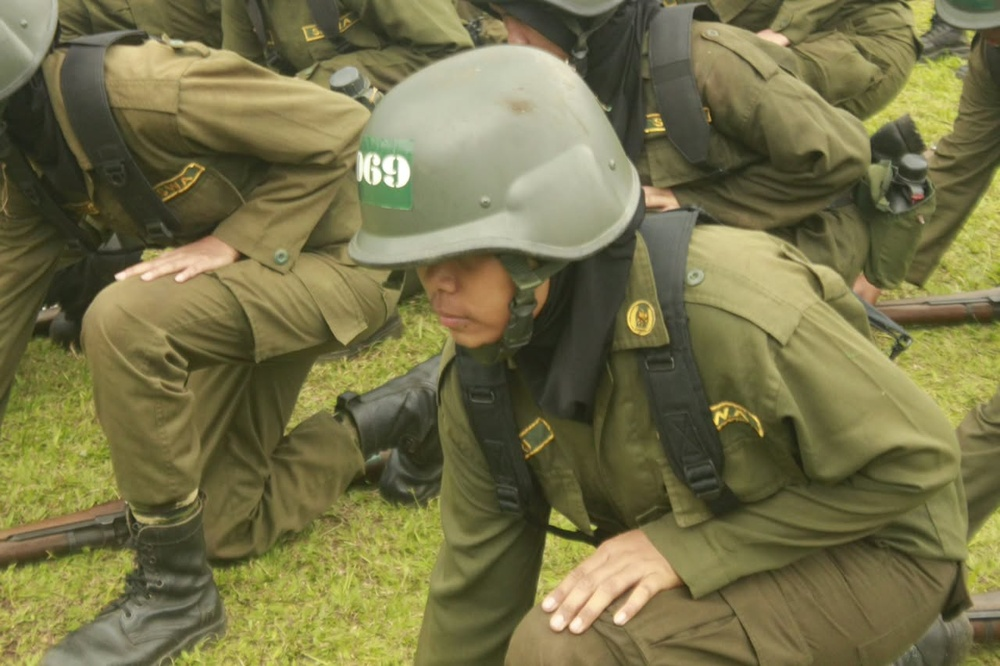
#> input picture Tugas5PCD_Sulastri Syamsudin/menwa.jpeg, 1000 x 666 px, shrunk from 1280 x 853 before the run
$ python pengolahan_filter_spasial.py
#> lines starting #> are read from the running program, lines starting #| are printed output that depends on the picture

import cv2
import numpy as np
import matplotlib.pyplot as plt

# ==========================================
# 1. MEMBACA CITRA ASLI
# ==========================================

nama_file = "menwa.jpeg"

citra = cv2.imread(nama_file)
#> citra is the input picture: shape (666, 1000, 3); mean B, G, R 73.6, 114.2, 118.6

if citra is None:
    print("Gambar tidak ditemukan!")
    print("Periksa nama dan lokasi file gambar.")
    exit()

# Mengubah BGR menjadi RGB agar warna tampil benar
citra_rgb = cv2.cvtColor(citra, cv2.COLOR_BGR2RGB)


# ==========================================
# 2. MEAN FILTER
# ==========================================

mean_3x3 = cv2.blur(citra, (3, 3))
mean_5x5 = cv2.blur(citra, (5, 5))


# ==========================================
# 3. GAUSSIAN FILTER
# ==========================================

gaussian_3x3 = cv2.GaussianBlur(citra, (3, 3), 0)
gaussian_5x5 = cv2.GaussianBlur(citra, (5, 5), 0)


# ==========================================
# 4. MEDIAN FILTER
# ==========================================

median_3x3 = cv2.medianBlur(citra, 3)
median_5x5 = cv2.medianBlur(citra, 5)


# ==========================================
# 5. SHARPENING FILTER
# ==========================================

kernel_sharpening = np.array([
    [ 0, -1,  0],
    [-1,  5, -1],
    [ 0, -1,  0]
])

sharpening = cv2.filter2D(
    citra, -1, kernel_sharpening
)


# ==========================================
# 6. DAFTAR HASIL DAN PENJELASAN
# ==========================================

judul = [
    "CITRA ASLI",
    "MEAN FILTER 3x3",
    "MEAN FILTER 5x5",
    "GAUSSIAN FILTER 3x3",
    "GAUSSIAN FILTER 5x5",
    "MEDIAN FILTER 3x3",
    "MEDIAN FILTER 5x5",
    "SHARPENING"
]

penjelasan = [
    "Gambar asli sebelum proses filtering.",
    "Mengurangi noise dengan rata-rata 3x3.",
    "Penghalusan lebih kuat menggunakan 5x5.",
    "Menghaluskan citra dengan Gaussian 3x3.",
    "Gaussian 5x5 memberikan blur lebih kuat.",
    "Mengurangi noise dengan nilai median 3x3.",
    "Menghilangkan noise lebih kuat dengan 5x5.",
    "Mempertegas tepi dan detail objek."
]

hasil = [
    citra_rgb,
    cv2.cvtColor(mean_3x3, cv2.COLOR_BGR2RGB),
    cv2.cvtColor(mean_5x5, cv2.COLOR_BGR2RGB),
    cv2.cvtColor(gaussian_3x3, cv2.COLOR_BGR2RGB),
    cv2.cvtColor(gaussian_5x5, cv2.COLOR_BGR2RGB),
    cv2.cvtColor(median_3x3, cv2.COLOR_BGR2RGB),
    cv2.cvtColor(median_5x5, cv2.COLOR_BGR2RGB),
    cv2.cvtColor(sharpening, cv2.COLOR_BGR2RGB)
]


# ==========================================
# 7. MENAMPILKAN HASIL FILTER
# ==========================================

fig, axes = plt.subplots(2, 4, figsize=(18, 10))

fig.suptitle(
    "PERBANDINGAN HASIL FILTER SPASIAL",
    fontsize=19,
    fontweight="bold",
    y=0.98
)

for i, ax in enumerate(axes.flat):

    ax.imshow(hasil[i])

    ax.set_title(
        judul[i],
        fontsize=12,
        fontweight="bold",
        pad=10
    )

    ax.text(
        0.5, -0.10,
        penjelasan[i],
        transform=ax.transAxes,
        fontsize=9,
        ha="center",
        va="top",
        wrap=True
    )

    ax.axis("off")

plt.subplots_adjust(
    left=0.03,
    right=0.97,
    top=0.88,
    bottom=0.12,
    wspace=0.12,
    hspace=0.35
)

# Menyimpan gambar hasil
plt.savefig(
    "hasil_filter_spasial_berwarna.png",
    dpi=300,
    bbox_inches="tight"
)
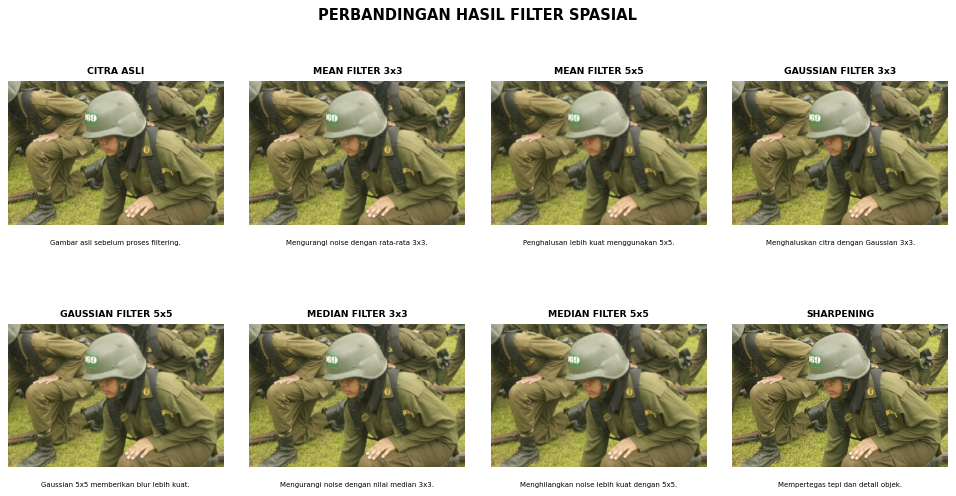
#> figure drawn by matplotlib, 8 panels

plt.show()


# ==========================================
# 8. ANALISIS NILAI INTENSITAS
# ==========================================

print("\n==========================================")
print("ANALISIS NILAI INTENSITAS CITRA")
print("==========================================")

daftar_hasil = {
    "Citra Asli": citra,
    "Mean Filter 3x3": mean_3x3,
    "Mean Filter 5x5": mean_5x5,
    "Gaussian Filter 3x3": gaussian_3x3,
    "Gaussian Filter 5x5": gaussian_5x5,
    "Median Filter 3x3": median_3x3,
    "Median Filter 5x5": median_5x5,
    "Sharpening": sharpening
}

for nama, gambar in daftar_hasil.items():

    # Mengubah ke grayscale untuk analisis intensitas
    gray = cv2.cvtColor(
        gambar, cv2.COLOR_BGR2GRAY
    )

    print("\n", nama)
    print("Intensitas minimum :", np.min(gray))
    print("Intensitas maksimum:", np.max(gray))
    print("Rata-rata intensitas:", round(np.mean(gray), 2))
    print("Standar deviasi     :", round(np.std(gray), 2))
#> this loop made 8 passes
#> nama on passes 1 to 8: 'Citra Asli', 'Mean Filter 3x3', 'Mean Filter 5x5', 'Gaussian Filter 3x3', 'Gaussian Filter 5x5', 'Median Filter 3x3', 'Median Filter 5x5', 'Sharpening'
#> (printed output is left out)
#> pass 1, `gray = cv2.cvtColor( gambar, cv2.COLOR_BGR2GRAY )`:
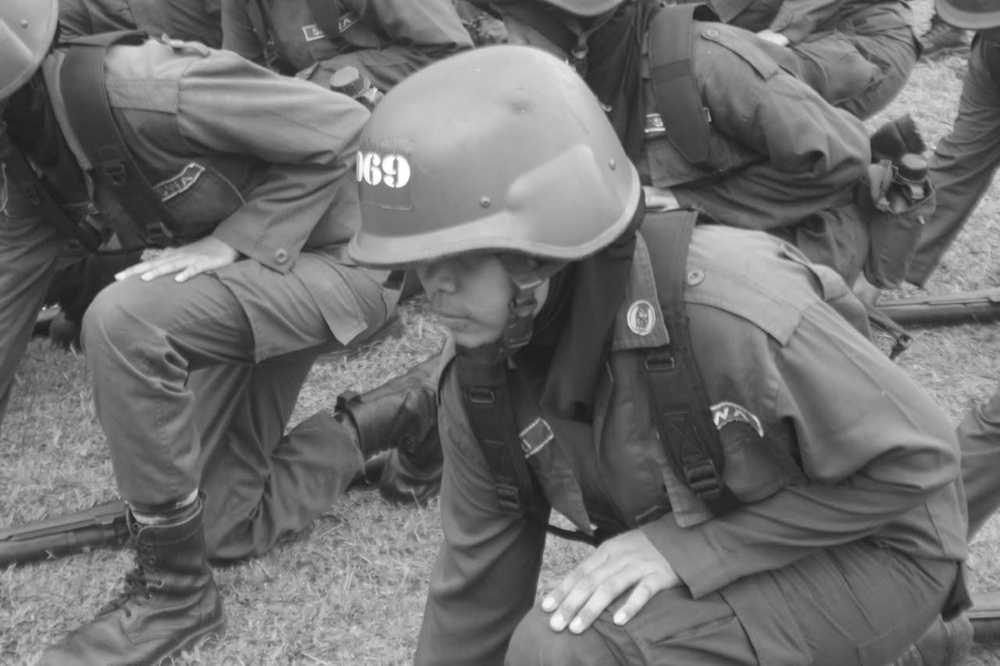
#> gray: shape (666, 1000); min 27, max 255, mean 110.9

print("\n==========================================")
print("PENGOLAHAN CITRA SELESAI")
print("==========================================")
print("File hasil: hasil_filter_spasial_berwarna.png")

$ run again, with Tugas5PCD_Sulastri Syamsudin/hasil_filter_spasial.png saved as Tugas5PCD_Sulastri Syamsudin/menwa.jpeg
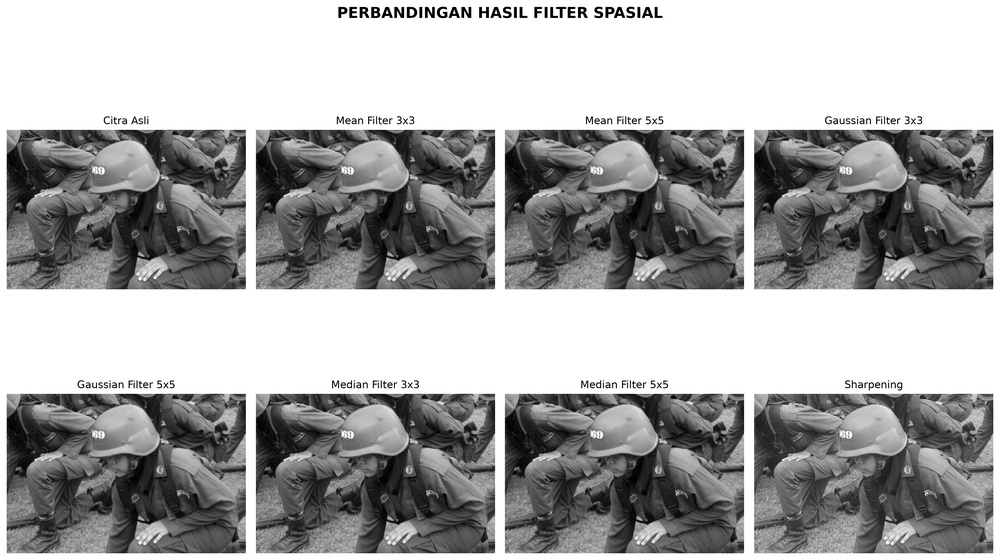
#> input picture Tugas5PCD_Sulastri Syamsudin/hasil_filter_spasial.png, 1000 x 560 px, shrunk from 4470 x 2501 before the run
#> citra is the input picture: shape (560, 1000, 3); min 0, max 255, mean 166.3
#> `mean_5x5 = cv2.blur(citra, (5, 5))`:
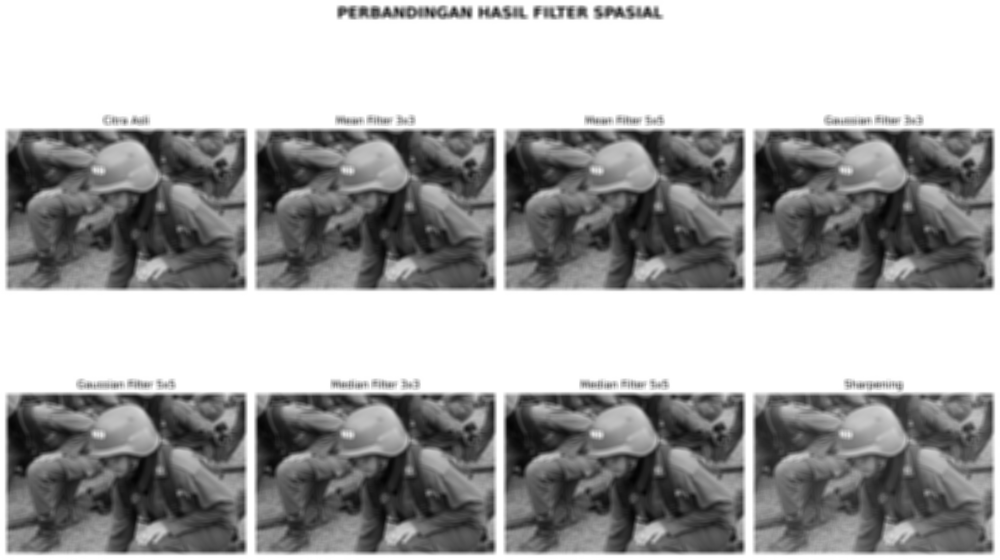
#> mean_5x5: shape (560, 1000, 3); min 3, max 255, mean 166.3
#> `sharpening = cv2.filter2D( citra, -1, kernel_sharpening )`:
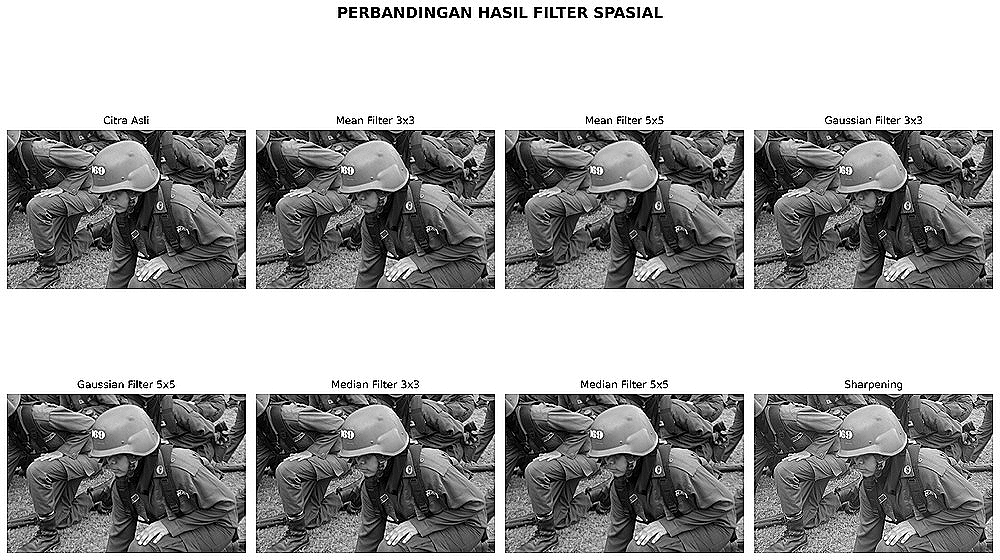
#> sharpening: shape (560, 1000, 3); min 0, max 255, mean 166.3
#> the loop `for nama, gambar in daftar_hasil.items():` made 8 passes
#> nama on passes 1 to 8: 'Citra Asli', 'Mean Filter 3x3', 'Mean Filter 5x5', 'Gaussian Filter 3x3', 'Gaussian Filter 5x5', 'Median Filter 3x3', 'Median Filter 5x5', 'Sharpening'
#> (printed output is left out)
